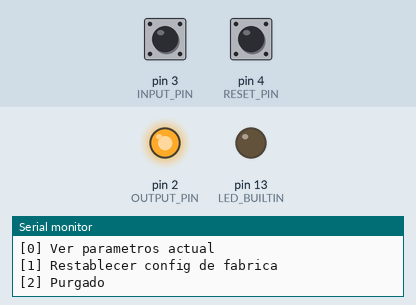
The program below on a simulated Arduino Nano, built with avr-gcc and run on an emulated ATmega328P. On the bench: output pins drawn as LEDs (lit = HIGH), the last lines printed to the serial monitor. Inputs (shaded band) come from the test bench; at power-on: pin 3 (INPUT_PIN) HIGH, pin 4 (RESET_PIN) HIGH. EEPROM starts erased.

Above: at 1.2 s.
1.3 s: pin 3 (INPUT_PIN) pulled LOW for 1 s
At 2.9 s:
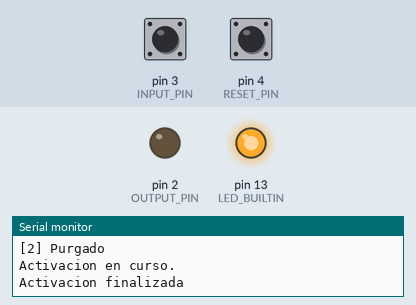
6.3 s: pin 3 (INPUT_PIN) pulled LOW for 3.2 s
At 8.0 s:
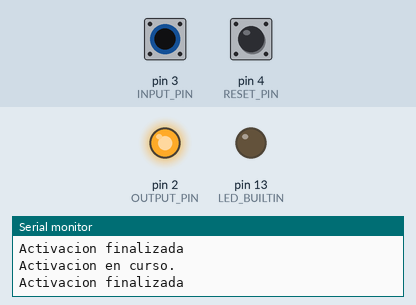
Timing chart, 0 to 9.8 s (numbered marks = the images above; inputs shaded):
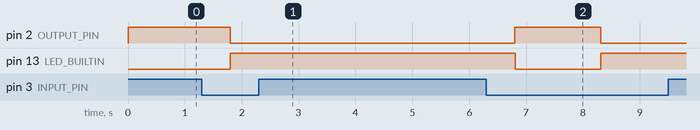

The program:

main.cpp
```cpp
#include <Arduino.h>
#include "config.h"
#ifdef NODEMCU_BOARD
  #include <ESP8266WiFi.h>
#endif
#include <EEPROM.h>
#include "SerialInterface.h"

unsigned long TOTAL_COUNT = 0;
bool SERIAL_CONNECTED = false;
bool running = false;
unsigned long startMillis = 0;

bool printConfig();
bool doPurgado();
bool doActivateAndCount();
bool doHardReset();
bool isReallyButtonPressed();

serial_menu_t* SERIAL_MENU;

void setup() {
  #ifdef NODEMCU_BOARD
    EEPROM.begin((size_t) 128);
  #else
    EEPROM.begin();
  #endif
  Serial.begin(SERIAL_SPEED);
  digitalWrite(OUTPUT_PIN,INACTIVE_STATE);
  pinMode(INPUT_PIN, INPUT_PULLUP);
  pinMode(RESET_PIN, INPUT_PULLUP);
  pinMode(OUTPUT_PIN, OUTPUT);
  pinMode(LED_BUILTIN, OUTPUT);

  if (digitalRead(RESET_PIN) == INPUT_ACTIVATE){
    doHardReset();
  }
  EEPROM.get(EEPROM_COUNT_ADDR,TOTAL_COUNT);

  SERIAL_MENU= new_menu();
  add_menu_entry(SERIAL_MENU,"Ver parametros actual",printConfig);
  add_menu_entry(SERIAL_MENU,"Restablecer config de fabrica",doHardReset);
  add_menu_entry(SERIAL_MENU,"Purgado",doPurgado);
}

void loop() {
  if (digitalRead(INPUT_PIN) == INPUT_ACTIVATE){
    if ( isReallyButtonPressed() ){
      doActivateAndCount();
    }
  }
  if (Serial){
    if (!SERIAL_CONNECTED){
      print_serial_menu(SERIAL_MENU);
      SERIAL_CONNECTED = true;
    }
    if (Serial.available()){
      SERIAL_CONNECTED = !process_serial_request(SERIAL_MENU);
    }
  }else if(SERIAL_CONNECTED)
    SERIAL_CONNECTED = false;
}

bool doHardReset(){
    Serial.println("Restaurando...");
    EEPROM.put(EEPROM_COUNT_ADDR,0);
    TOTAL_COUNT = 0;
    #ifdef NODEMCU_BOARD
      EEPROM.commit();
    #endif
    Serial.println("Finalizado.");
    return true;
}

bool doActivateAndCount(){
  Serial.println("Activacion en curso.");
  if ( ! running ){
    digitalWrite(OUTPUT_PIN,ACTIVE_STATE);
    startMillis = millis();
    running = true;
    digitalWrite(LED_BUILTIN,HIGH);
  } else {
    digitalWrite(OUTPUT_PIN,INACTIVE_STATE);
    running = false;
    long elapsed = ( millis() - startMillis ) / 1000;
    TOTAL_COUNT = TOTAL_COUNT + elapsed;
    EEPROM.put(EEPROM_COUNT_ADDR,TOTAL_COUNT);
    digitalWrite(LED_BUILTIN,LOW);
  }
  #ifdef NODEMCU_BOARD
    EEPROM.commit();
  #endif
  Serial.println("Activacion finalizada");
  delay(PUSH_DELAY_MS);
  return true;
}

bool doPurgado(){
  Serial.println("PURGANDO");
  digitalWrite(OUTPUT_PIN,ACTIVE_STATE);
  int state = HIGH;
  for(int i = 10; i != 0; i--){
    digitalWrite(LED_BUILTIN,state);
    state = state == HIGH? LOW : HIGH;
    Serial.print(String(i,DEC) + " ");
    delay(1000);
  }
  digitalWrite(LED_BUILTIN,LOW);
  digitalWrite(OUTPUT_PIN,INACTIVE_STATE);
  Serial.println("FINALIZADO");
  return true;
}

bool printConfig (){
  Serial.println("Tiempo total activado (seg): " + String(TOTAL_COUNT));
  return true;
}

bool isReallyButtonPressed(){
  bool result = true;
  for(int i=0; i < 10; i++ ){
    result = result && ( digitalRead(INPUT_PIN) == INPUT_ACTIVATE );
    delay(50);
  }
  return result;
}
```

SerialInterface.cpp
```cpp
#include "SerialInterface.h"
#define INIT_MENU_ITEM 3

typedef struct serial_menu_entry {
    String label;
    bool (*function_ptr)();
} serial_menu_entry_t;

typedef struct serial_menu {
    int size;
    int capacity;
    serial_menu_entry_t** entries;
} serial_menu_t;

serial_menu_t* new_menu(){
  serial_menu_t* aux = (serial_menu_t*) calloc(1,sizeof(serial_menu_t));
  if (aux){
    aux->size = 0;
    aux->capacity = INIT_MENU_ITEM;
    aux->entries = (serial_menu_entry_t**) calloc(aux->capacity, sizeof(serial_menu_entry_t*));
    if (!aux->entries){
      free(aux);
      aux = NULL;
    }
  }
  return aux;
}

void add_menu_entry(serial_menu_t* menu, String label,bool (*function)()){
    if (menu->capacity == menu->size){
      int new_capacity = menu->capacity * 2;
      serial_menu_entry_t** aux = (serial_menu_entry_t**) realloc(menu->entries,new_capacity * sizeof(serial_menu_entry_t*));
      menu->entries = aux;
      menu->capacity = new_capacity;
    }
    serial_menu_entry_t* entry = (serial_menu_entry_t*) calloc(1,sizeof(serial_menu_entry_t));
    if (!entry)
      return;
    entry->label = label;
    entry->function_ptr = function;
    menu->entries[menu->size] = entry;
    menu->size ++;
    return;
}

void print_serial_menu(serial_menu_t* menu){
  Serial.println("Opciones:");
  for (int i = 0;i < menu->size; i++)
    Serial.println("[" + String(i,DEC) + "] " + menu->entries[i]->label);
}

bool process_serial_request(serial_menu_t* menu){
  String input_str = Serial.readString();
  int opt = input_str.toInt();
  if (opt >= menu->size || opt < 0){
    Serial.println("Opcion no valida");
    return false;
  }
  menu->entries[opt]->function_ptr();
  Serial.write(13);
  return true;
}
```

SerialInterface.h
```cpp
#ifndef SERIAL_INTERFACE_H
#define SERIAL_INTERFACE_H

#include <Arduino.h>
#include "SerialInterface.cpp"

typedef struct serial_menu_entry serial_menu_entry_t;
typedef struct serial_menu serial_menu_t;

serial_menu_t* new_menu();

void add_menu_entry(serial_menu_t* menu, String label,bool (*function)());

void print_serial_menu(serial_menu_t* menu);

bool process_serial_request(serial_menu_t* menu);

#endif
```

config.h
```cpp
#ifndef CONFIG_H
#define CONFIG_H


/**
 * This constant define build options to the selected board
 * possible values:
 *  - NODEMCU
 *  - NANO
**/
//#define NODEMCU_BOARD
#define NANO_BOARD

#ifdef NODEMCU_BOARD
    #define INPUT_PIN D1 //Button listen to actiavate
    #define OUTPUT_PIN LED_BUILTIN //Output to be activated on press
    #define RESET_PIN D2
#else
    #define INPUT_PIN 3 //Button listen to actiavate
    #define OUTPUT_PIN 2 //Output to be activated on press
    #define RESET_PIN 4
#endif

#define SERIAL_SPEED 115200

#define ACTIVE_STATE LOW
#define INACTIVE_STATE HIGH

#define INPUT_ACTIVATE LOW

#define DEBUG false
#define PUSH_DELAY_MS 1000

const int EEPROM_TIME_ADDR = 00; //First position of EEMPROM
const int EEPROM_COUNT_ADDR = 10;

#endif
```

Measured:
- after the input at 1.3 s, pin 2 (OUTPUT_PIN): HIGH → LOW after 0.50 s; pin 13 (LED_BUILTIN): LOW → HIGH after 0.50 s
- after the input at 6.3 s, pin 2 (OUTPUT_PIN): LOW → HIGH after 0.50 s, → LOW 1.5 s later; pin 13 (LED_BUILTIN): HIGH → LOW after 0.51 s, → HIGH 1.5 s later
